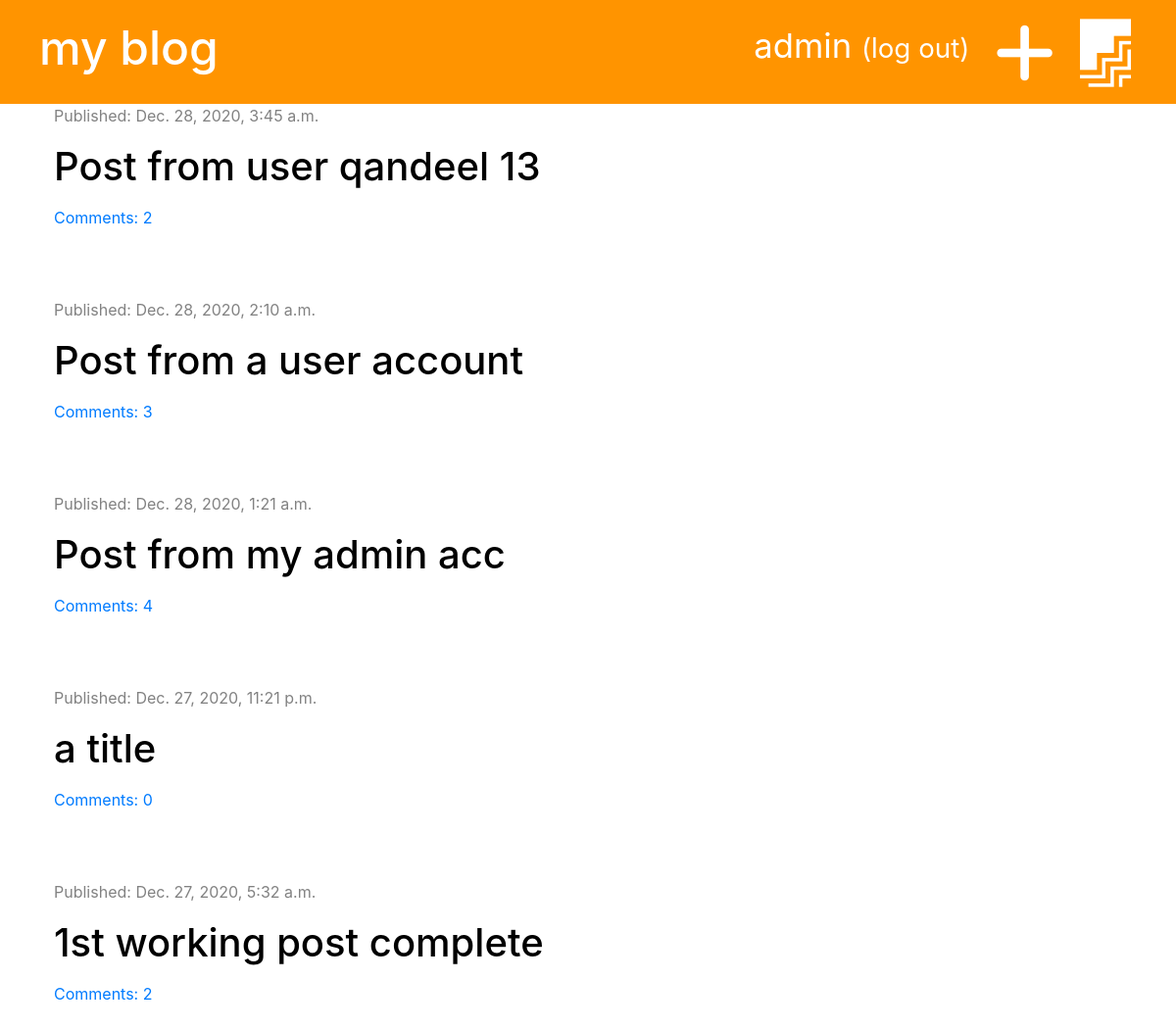
The app's page / (signed in) with its own data.
### blog/models.py (models this page shows, shortened)
class Post(models.Model):
    author = models.ForeignKey('auth.User', on_delete=models.CASCADE)
    title = models.CharField(max_length=250)
    text = models.TextField()
    created_date = models.DateTimeField(default=timezone.now)
    published_date = models.DateTimeField(blank=True, null=True)
    def approved_comments(self):
        return self.comments.filter(approved=True)

### blog/views.py (the view)
# urls.py: path('', views.post_list, name='post_list'),
def post_list(request):
    posts = Post.objects.filter(published_date__lte=timezone.now()).order_by('-published_date')
    stuff_for_frontend = {'posts': posts}
    return render(request, 'blog/post_list.html', stuff_for_frontend)

### blog/templatetags/markdownify.py (called while the page is built)
@register.filter
def markdown(value):
    renderer = HighlightRenderer()
    markdown = mistune.Markdown(renderer=renderer)
    return markdown(value)

### blog/templates/blog/post_list.html (shortened to what this page needs)
{% extends "base.html" %}
{% load markdownify %}
{% block content %}
{% for post in posts %}
<div class="post">
    <div class="date">
        <p>Published: {{ post.published_date }}</p>
    </div>
    <h1>
        <a href="{% url 'blog:post_detail' post.id %}">{{ post.title }}</a>
    </h1>
    <a href="{% url 'blog:post_detail' post.id %}">Comments: {{ post.approved_comments.count }}</a>
</div>
{% endfor %}
{% endblock %}

### templates/base.html (shortened to what this page needs)
{% load static %}
<!DOCTYPE html>
<html lang="en">
<head>
    <link rel="stylesheet" href="https://stackpath.bootstrapcdn.com/bootstrap/4.4.1/css/bootstrap.min.css"
 />
    <link rel="stylesheet" href="{% static 'base.css' %}">
    <link href="{% static 'fontawesome_free/css/all.min.css' %}" rel="stylesheet" type="text/css">
    <link rel="stylesheet" href="{% static 'zenburn.css' %}">
</head>
<body>
    <div class="page-header">
        {% if user.is_authenticated %}
        <a href="{% url 'blog:post_draft_list' %}" class="top-menu"><i class="fab fa-firstdraft fa-2x"></i></a>
        <a href="{% url 'blog:post_new' %}" class="top-menu"><i class="fas fa-plus fa-2x"></i></a>
        <p class="top-menu">{{ user.username }} <small><a style="color: white;" href="{% url 'logout' %}">(log out)</a></small></p>
        {% else %}
        <a href="{% url 'login' %}" class="top-menu"><i class="fas fa-sign-in-alt fa-2x"></i></a>
        {% endif %}
        <h1><a href="{% url 'blog:post_list' %}">my blog</a></h1>
    </div>
    <div class="content container">
        <div class="row">
            <div class="col-md-8">
                {% block content %}
                {% endblock %}
            </div>
        </div>
    </div>
</body>
</html>

### blog/static/base.css (style rules this page uses)
.page-header { background-color: #ff9400; margin-top: 0; padding: 20px 20px 20px 40px; }
.page-header h1, .page-header h1 a { color: #ffffff; font-size: 36pt; text-decoration: none; }
.content { margin-left: 40px; }
.date { color: #828282; }
.post { margin-bottom: 70px; }
.post h1 a { color: #000000; }
.top-menu { color: #ffffff; float: right; font-size: 26pt; margin-right: 26px; }

### records on screen
Post: published_date "Dec. 28, 2020, 3:45 a.m.", title "Post from user qandeel 13", approved_comments.count "2"
Post: published_date "Dec. 28, 2020, 2:10 a.m.", title "Post from a user account", approved_comments.count "3"
Post: published_date "Dec. 28, 2020, 1:21 a.m.", title "Post from my admin acc", approved_comments.count "4"
Post: published_date "Dec. 27, 2020, 11:21 p.m.", title "a title", approved_comments.count "0"
Post: published_date "Dec. 27, 2020, 5:32 a.m.", title "1st working post complete", approved_comments.count "2"

### other values on screen
{{ user.username }} "admin"
